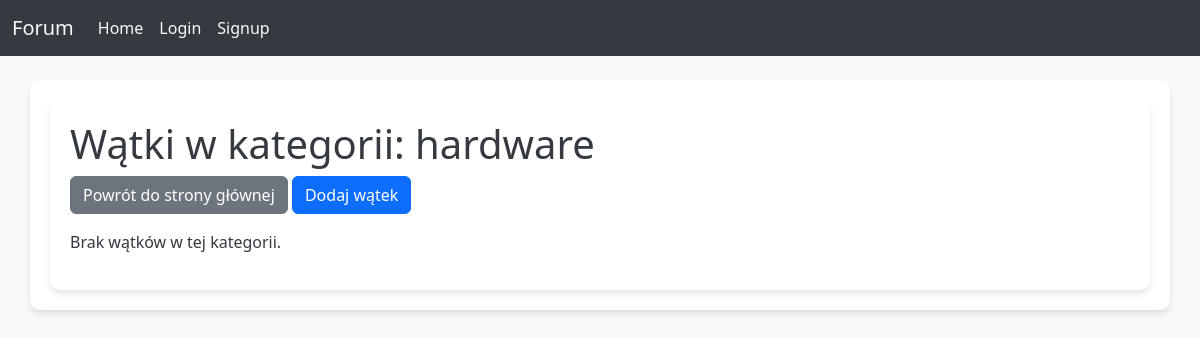
/category/4/, run on an earlier commit of the app's database.
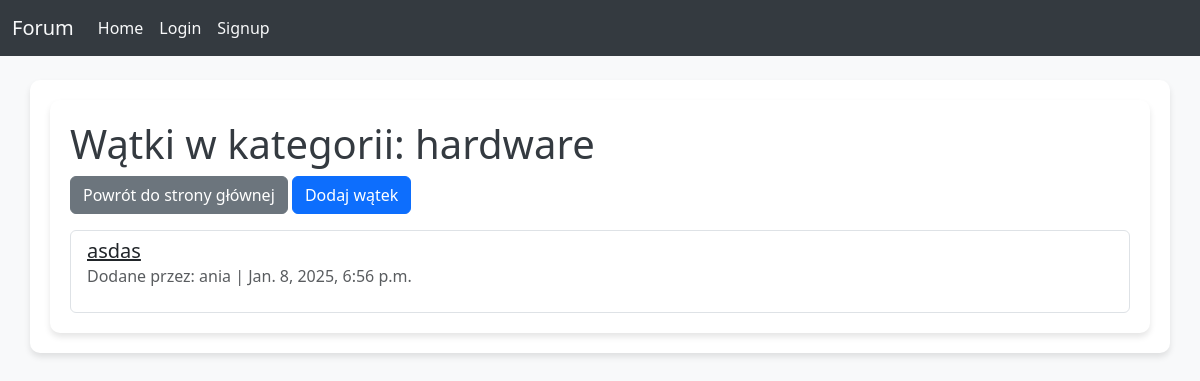
And on a later commit of the database.
### forum/models.py (models this page shows, shortened)
class Thread(models.Model):
    title = models.CharField(max_length=200)
    content = models.TextField()
    category = models.ForeignKey(Category, on_delete=models.CASCADE)
    author = models.ForeignKey(User, on_delete=models.CASCADE)
    created_at = models.DateTimeField(auto_now_add=True)

### forum/views.py (the view)
# urls.py: path('category/<int:category_id>/', views.category_threads, name='category_threads'),
def category_threads(request, category_id):
    category = get_object_or_404(Category, id=category_id)
    threads = Thread.objects.filter(category=category)
    return render(request, 'forum/category_threads.html', {
        'category': category,
        'threads': threads,
    })

### forum/templates/forum/category_threads.html
{% extends 'forum/base.html' %}
{% block content %}
    <div class="container">
        <h1>Wątki w kategorii: {{ category.name }}</h1>
        <div class="mb-3">
            <a href="{% url 'home' %}" class="btn btn-secondary">Powrót do strony głównej</a>
            <a href="{% url 'create_thread' %}" class="btn btn-primary">Dodaj wątek</a>
        </div>
        <ul class="list-group">
            {% for thread in threads %}
                <li class="list-group-item">
                    <a href="{% url 'thread_detail' thread.id %}" class="h5">{{ thread.title }}</a>
                    <p class="text-muted">Dodane przez: {{ thread.author.username }} | {{ thread.created_at }}</p>
                </li>
            {% empty %}
                <p>Brak wątków w tej kategorii.</p>
            {% endfor %}
        </ul>
    </div>
{% endblock %}

What changed in the data, as far as the page shows it:
added Thread: title "asdas", author.username "ania", created_at "Jan. 8, 2025, 6:56 p.m."
Also different on the page:
text no longer shown: "Brak wątków w tej kategorii."
